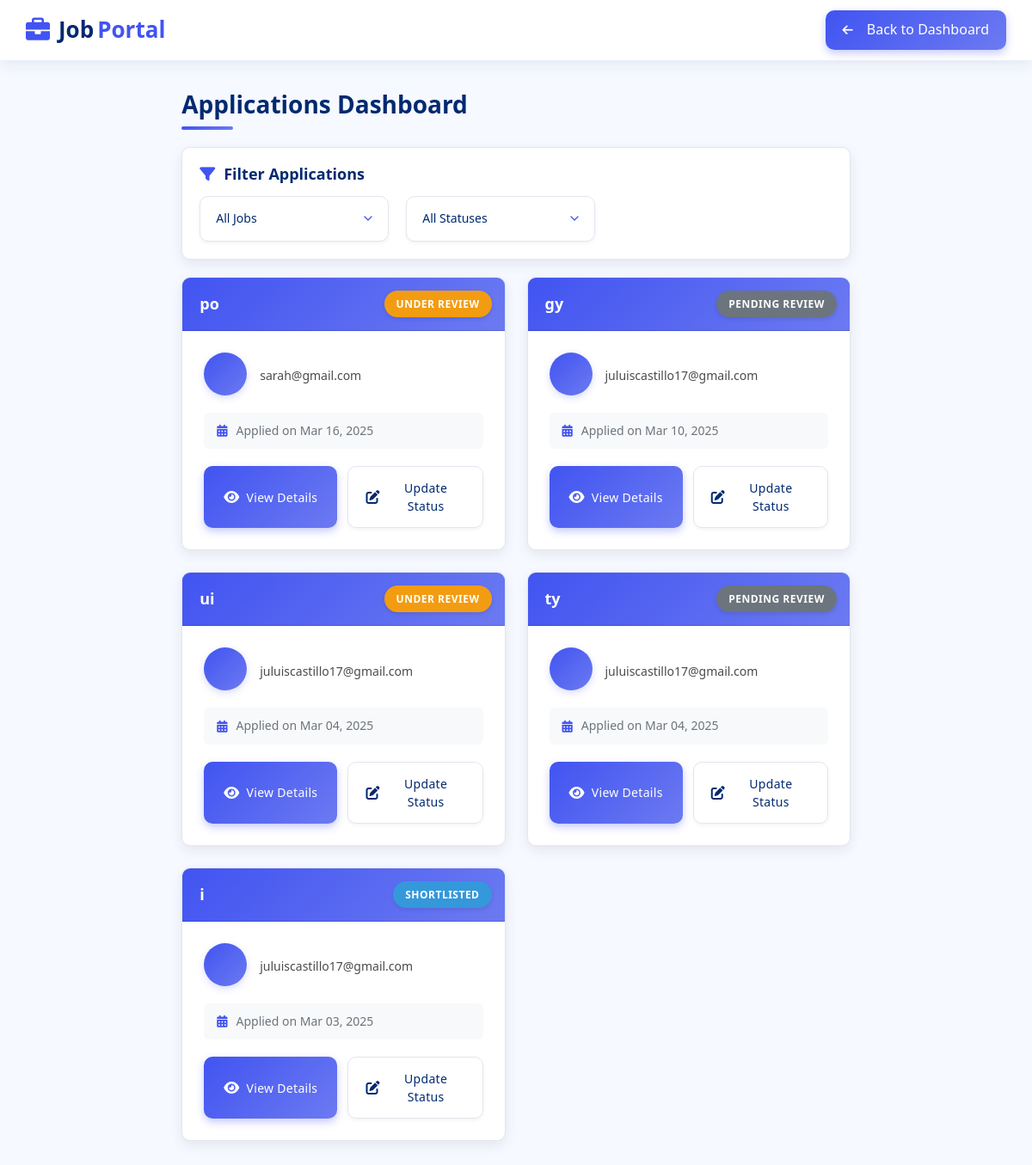
The app's page /employer/view-applications/ (signed in), older data.
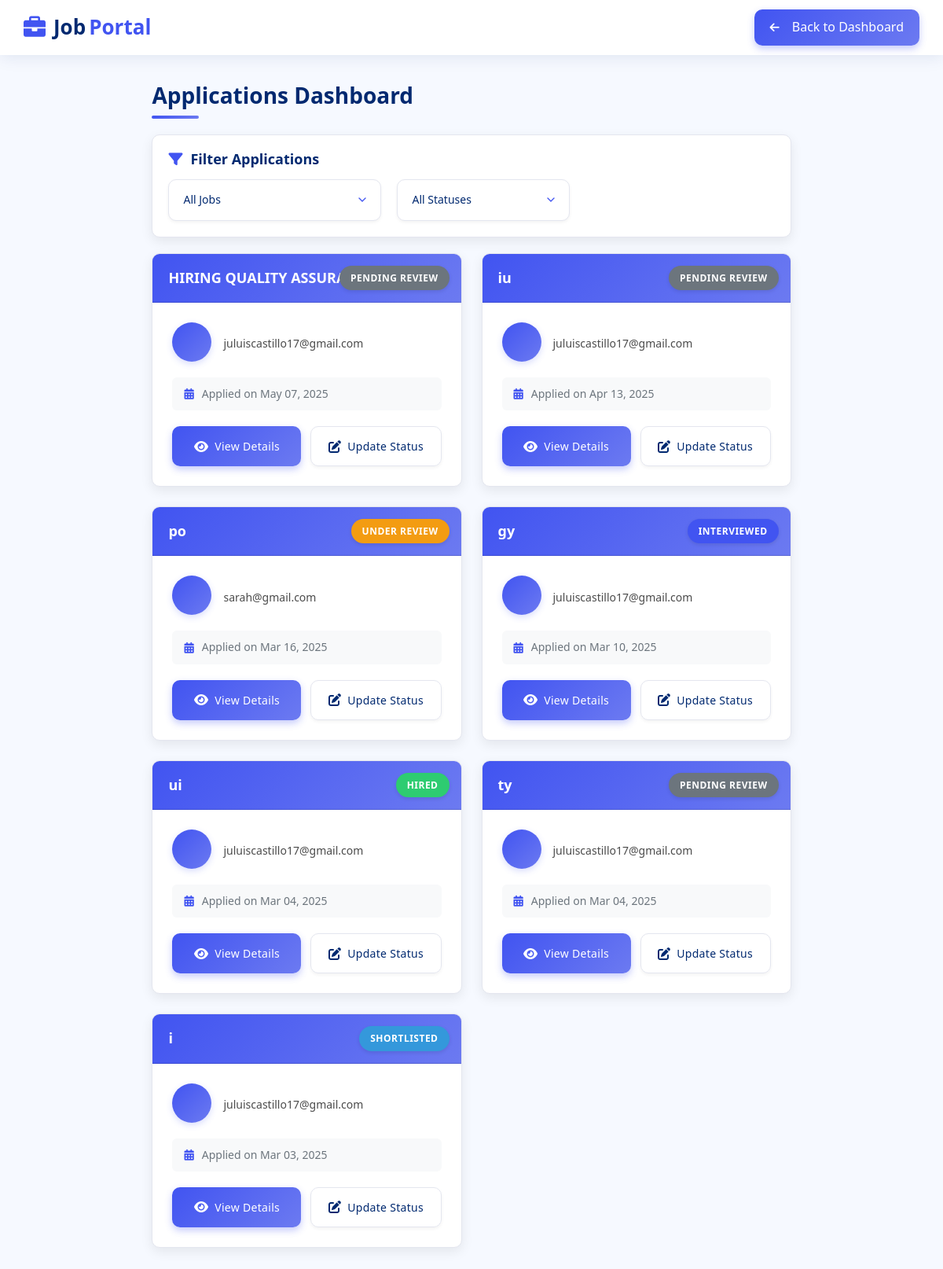
The same page, newer data.
### employer/models.py (models this page shows, shortened)
class JobApplication(models.Model):
    STATUS_CHOICES = [
        ('pending', 'Pending Review'),
        ('under_review', 'Under Review'),
        ('shortlisted', 'Shortlisted'),
        ('rejected', 'Rejected'),
        ('scheduled_interview', 'Interview Scheduled'),
        ('interviewed', 'Interviewed'),
        ('offered', 'Job Offered'),
        ('hired', 'Hired'),
        ('declined', 'Declined')
    ]
    job = models.ForeignKey(Job, on_delete=models.CASCADE, related_name='applications')
    employee = models.ForeignKey('employee.Employee', on_delete=models.CASCADE, related_name='employer_applications')
    status = models.CharField(max_length=20, choices=STATUS_CHOICES, default='pending')
    application_date = models.DateTimeField(auto_now_add=True)
    resume = models.FileField(upload_to='resumes/', null=True, blank=True)
    cover_letter = models.TextField(blank=True)
    employer_notes = models.TextField(blank=True)
    interview_date = models.DateTimeField(null=True, blank=True)
    last_updated = models.DateTimeField(auto_now=True)
    class Meta:
        ordering = ['-application_date']

class Job(models.Model):
    WORK_SETUP_CHOICES = [
        ('On-site', 'On-site'),
        ('Hybrid', 'Hybrid'),
        ('Remote', 'Remote'),
    ]
    JOB_TYPES = [
        ('Full-time', 'Full-time'),
        ('Part-time', 'Part-time'),
        ('Contract', 'Contract'),
        ('Temporary', 'Temporary'),
        ('Internship', 'Internship'),
    ]
    EXPERIENCE_LEVELS = [
        ('Entry Level', 'Entry Level'),
        ('Junior', 'Junior'),
        ('Mid Level', 'Mid Level'),
        ('Senior', 'Senior'),
        ('Lead', 'Lead'),
        ('Expert', 'Expert'),
    ]
    STATUS_CHOICES = [
        ('Active', 'Active'),
        ('Closed', 'Closed'),
    ]
    employer = models.ForeignKey('Employer', on_delete=models.CASCADE, related_name='jobs')
    title = models.CharField(max_length=200)
    location = models.CharField(max_length=200)
    latitude = models.FloatField(null=True, blank=True)
    longitude = models.FloatField(null=True, blank=True)
    job_type = models.CharField(max_length=20, choices=JOB_TYPES)
    work_setup = models.CharField(max_length=20, choices=WORK_SETUP_CHOICES)
    description = models.TextField()
    salary_range = models.CharField(max_length=100)
    experience_level = models.CharField(max_length=20, choices=EXPERIENCE_LEVELS)
    status = models.CharField(max_length=20, choices=STATUS_CHOICES, default='active')
    created_at = models.DateTimeField(auto_now_add=True)
    updated_at = models.DateTimeField(auto_now=True)
    applications_count = models.IntegerField(default=0)
    requirements = models.TextField(blank=True, help_text='List the job requirements')
    class Meta:
        ordering = ['-created_at']

### employee/models.py (models this page shows, shortened)
class Employee(models.Model):
    user = models.OneToOneField(
        settings.AUTH_USER_MODEL,
        on_delete=models.CASCADE,
        null=True,  # Allow null temporarily
        blank=True  # Allow blank temporarily
    )
    id = models.AutoField(primary_key=True)
    username = models.CharField(max_length=150, unique=True)
    email = models.EmailField(unique=True)
    password = models.CharField(max_length=128)
    first_name = models.CharField(max_length=50, blank=True, null=True)
    last_name = models.CharField(max_length=50, blank=True, null=True)
    phone = models.CharField(max_length=20, blank=True, null=True)
    location = models.CharField(max_length=255, blank=True, null=True)
    bio = models.TextField(blank=True, null=True)
    job_title = models.CharField(max_length=100, blank=True, null=True)
    skills = models.TextField(blank=True, null=True)
    years_of_experience = models.PositiveIntegerField(default=0)
    education = models.TextField(blank=True, null=True)
    certifications = models.TextField(blank=True, null=True)
    preferred_job_type = models.CharField(max_length=50, blank=True, null=True)
    expected_salary = models.DecimalField(max_digits=10, decimal_places=2, null=True, blank=True)
    remote_work_preference = models.BooleanField(default=False)
    willing_to_relocate = models.BooleanField(default=False)
    last_login = models.DateTimeField(null=True, blank=True)
    date_joined = models.DateTimeField(default=timezone.now)
    is_active = models.BooleanField(default=True)
    document = models.FileField(upload_to='employee_documents/', blank=True, null=True)
    document_name = models.CharField(max_length=100, blank=True, null=True)
    avatar = models.ImageField(upload_to='employee_avatars/', null=True, blank=True)
    resume = models.FileField(upload_to='employee_resumes/', null=True, blank=True)
    full_name = models.CharField(max_length=255, null=True, blank=True)
    is_approved = models.BooleanField(null=True, default=None)
    approval_date = models.DateTimeField(null=True, blank=True)
    rejection_reason = models.TextField(null=True, blank=True)

### employer/views.py (the view)
# urls.py: path('view-applications/', views.view_applications, name='view_applications'),
def view_applications(request):
    if not request.session.get('employer_username'):
        messages.error(request, "Please login to access this page.")
        return redirect('employer_login')
    employer = Employer.objects.get(username=request.session['employer_username'])
    jobs = Job.objects.filter(employer=employer)
    job_id = request.GET.get('job')
    status = request.GET.get('status')
    applications = JobApplication.objects.filter(job__employer=employer)
    if job_id:
        applications = applications.filter(job_id=job_id)
    if status:
        applications = applications.filter(status=status)
    context = {
        'applications': applications,
        'jobs': jobs,
        'status_choices': JobApplication.STATUS_CHOICES,
        'selected_job': job_id,
        'selected_status': status
    }
    return render(request, 'employer/view_applications.html', context)

### employer/templates/employer/view_applications.html (shortened to what this page needs)
{% extends 'base.html' %}
{% load static %}
{% block extra_css %}
<link rel="stylesheet" href="{% static 'css/employer_home.css' %}">
{% endblock %}
{% block content %}
<header class="main-header">
    <div class="header-container">
        <a href="{% url 'employer_home' %}" class="header-logo">
            <i class="fas fa-briefcase"></i>
            Job<span>Portal</span>
        </a>
        <nav class="header-nav">
            <a href="{% url 'employer_home' %}" class="back-button">
                <i class="fas fa-arrow-left"></i>
                <span>Back to Dashboard</span>
            </a>
        </nav>
    </div>
</header>
<main class="main-content">
    <div class="container">
        <div class="page-title">
            <h1>Applications Dashboard</h1>
        </div>
        <div class="filter-section">
            <h2 class="filter-title">
                <i class="fas fa-filter"></i>
                Filter Applications
            </h2>
            <div class="filter-container">
                <select id="jobFilter" class="filter-select">
                    <option value="all">All Jobs</option>
                </select>
                <select id="statusFilter" class="filter-select">
                    <option value="all">All Statuses</option>
                </select>
            </div>
        </div>
        <div class="applications-grid">
            {% for application in applications %}
            <div class="application-card" data-job-id="{{ application.job.id }}" data-id="{{ application.id }}" data-status="{{ application.status }}">
                <div class="card-header">
                    <h3 class="job-title">{{ application.job.title }}</h3>
                    <span class="status-badge status-{{ application.status }}">{{ application.get_status_display }}</span>
                </div>
                <div class="card-body">
                    <div class="applicant-info">
                        <div class="applicant-avatar">
                        </div>
                        <div class="applicant-details">
                            <div class="applicant-email">{{ application.employee.email }}</div>
                        </div>
                    </div>
                    <div class="application-date">
                        <i class="fas fa-calendar-alt"></i> Applied on {{ application.application_date|date:"M d, Y" }}
                    </div>
                    <div class="card-actions">
                        <button class="btn btn-primary view-details" data-id="{{ application.id }}">
                            <i class="fas fa-eye"></i> View Details
                        </button>
                        <button class="btn btn-outline update-status" data-id="{{ application.id }}">
                            <i class="fas fa-edit"></i> Update Status
                        </button>
                    </div>
                </div>
            </div>
            {% endfor %}
        </div>
    </div>
</main>
{% endblock %}

### templates/base.html (shortened to what this page needs)
<!DOCTYPE html>
<html lang="en">
<head>
    {% load static %}
    <link rel="stylesheet" href="https://cdnjs.cloudflare.com/ajax/libs/font-awesome/6.0.0/css/all.min.css">
    <link rel="stylesheet" href="https://unpkg.com/leaflet@1.9.4/dist/leaflet.css"
/>
    <link href="https://cdn.jsdelivr.net/npm/bootstrap@5.1.3/dist/css/bootstrap.min.css" rel="stylesheet">
    <link rel="stylesheet" href="{% static 'css/auth.css' %}">
    {% block extra_css %}{% endblock %}
</head>
<body>
    {% block content %}{% endblock %}
</body>
</html>

### static/css/auth.css (style rules this page uses)
:root { --primary-blue: #3144a2; --primary-dark: #263481; --primary-light: #5a6ac5; --light-gray: #bcbdbd; --lighter-gray: #f5f7fa; --black: #000000; --dark-gray: #4a4a4a; --light-blue: #7987c2; --white: #ffffff; --error-red: #e53e3e; --success-green: #38a169; --border-radius: 12px; --box-shadow: 0 10px 25px rgba(0, 0, 0, 0.1); --transition: all 0.3s ease; }
body { font-family: "Montserrat", sans-serif; margin: 0; padding: 0; min-height: 100vh; background-color: var(--lighter-gray); display: flex; align-items: center; justify-content: center; }

### static/css/employer_home.css (style rules this page uses)
:root { --primary-color: #3144a2; --primary-hover: #7987c2; --text-primary: #000000; --text-secondary: #bcbdbd; --background: #ffffff; --background-gray: #f5f5f5; --border-color: #bcbdbd; }
* { margin: 0; padding: 0; box-sizing: border-box; }
body { font-family: "Montserrat", sans-serif; line-height: 1.5; color: var(--text-primary); }
.header-container { max-width: 1400px; margin: 0 auto; padding: 0 2rem; height: 100%; display: flex; align-items: center; justify-content: space-between; }
.header-logo { width: 32px; height: 32px; }
.filter-select { padding: 0.625rem 1rem; border: 1px solid var(--border-color); border-radius: 0.5rem; background: var(--background); color: var(--text-primary); }
.status-badge { padding: 4px 8px; border-radius: 4px; font-size: 12px; font-weight: 500; }
.card-actions { display: flex; gap: 8px; }
.back-button { display: inline-flex; align-items: center; gap: 0.5rem; padding: 0.5rem 1rem; background-color: #fff; border: 1px solid #dee2e6; border-radius: 0.375rem; color: #495057; text-decoration: none; transition: all 0.2s ease-in-out; }
.back-button i { font-size: 0.875rem; }

Row changes from the older to the newer data that the page shows:
added JobApplication: job "HIRING QUALITY ASSURANCE", status "PENDING REVIEW", employee.email "juluiscastillo17@gmail.com", application_date "May 07, 2025"
added JobApplication: job "iu", status "PENDING REVIEW", employee.email "juluiscastillo17@gmail.com", application_date "Apr 13, 2025"
changed JobApplication "gy": status "PENDING REVIEW" → "INTERVIEWED"
changed JobApplication "ui": status "UNDER REVIEW" → "HIRED"
